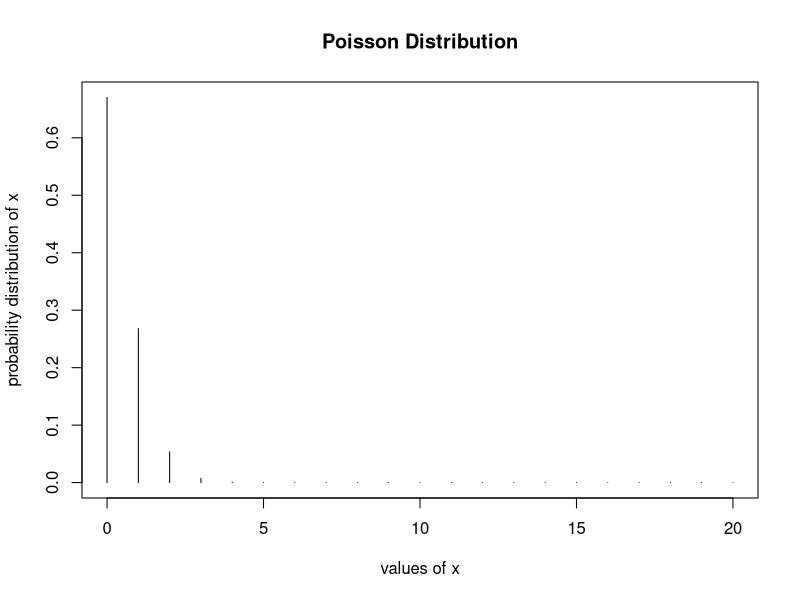
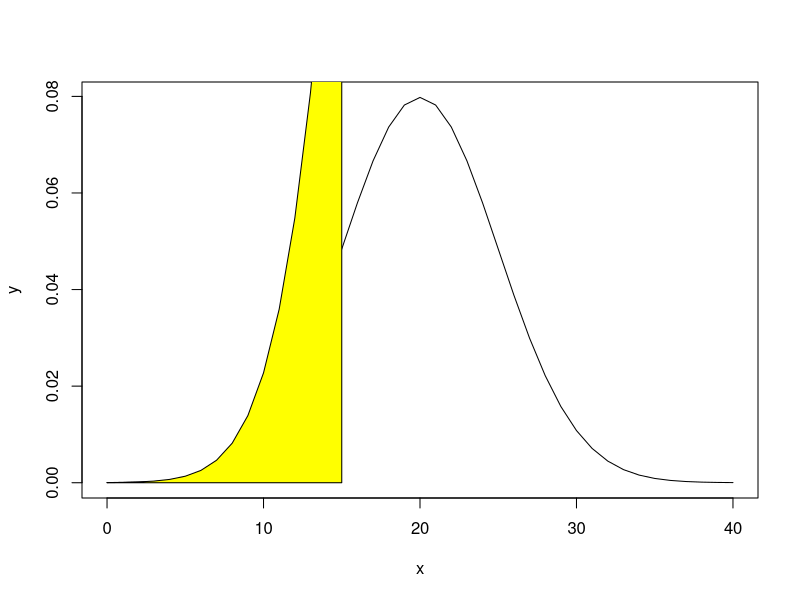

These figures' R source, in order:
# no. of trails
m = 20

# probability of success
ps = 0.02
  
lambda = m * ps

# probability of atleast 2 success
p1 = sum(dpois(2:m, lambda))

# probability of atmost 2 success
p2 = sum(dpois(0:2, lambda))

# probablity of exact 2 success
p3 = dpois(2, lambda)

# plot the graph
x1 = 0:m
px1 = dpois(x1, lambda)
plot(x1, px1, type='h',
     xlab='values of x',
     ylab='probability distribution of x',
     main='Poisson Distribution')
# main is basically title of the graph




# normal distribution

x = seq(0, 40)
y = dnorm(x, mean=20, sd=5)

# plot the graph
plot(x, y, type='l')

# proportion of the jobs that take less than 15 minutes
p1 = pnorm(15, mean=20, sd=5)

x2 = seq(0, 15)
y2= pnorm(x2, mean=20, sd=5)

polygon(c(0, x2, 15), c(0, y2, 0), col='yellow')

# proportion of jobs take more than 25 minutes
p2 = pnorm(40, mean=20, sd=5) - pnorm(25, mean=20, sd=5)

# proportion of the jobs take between 15 and 25 minutes 
p3 = pnorm(25, mean=20, sd=5) - pnorm(15, mean=20, sd=5)

x3 = seq(15, 25)
y3 = dnorm(x3, mean=20, sd=5)
